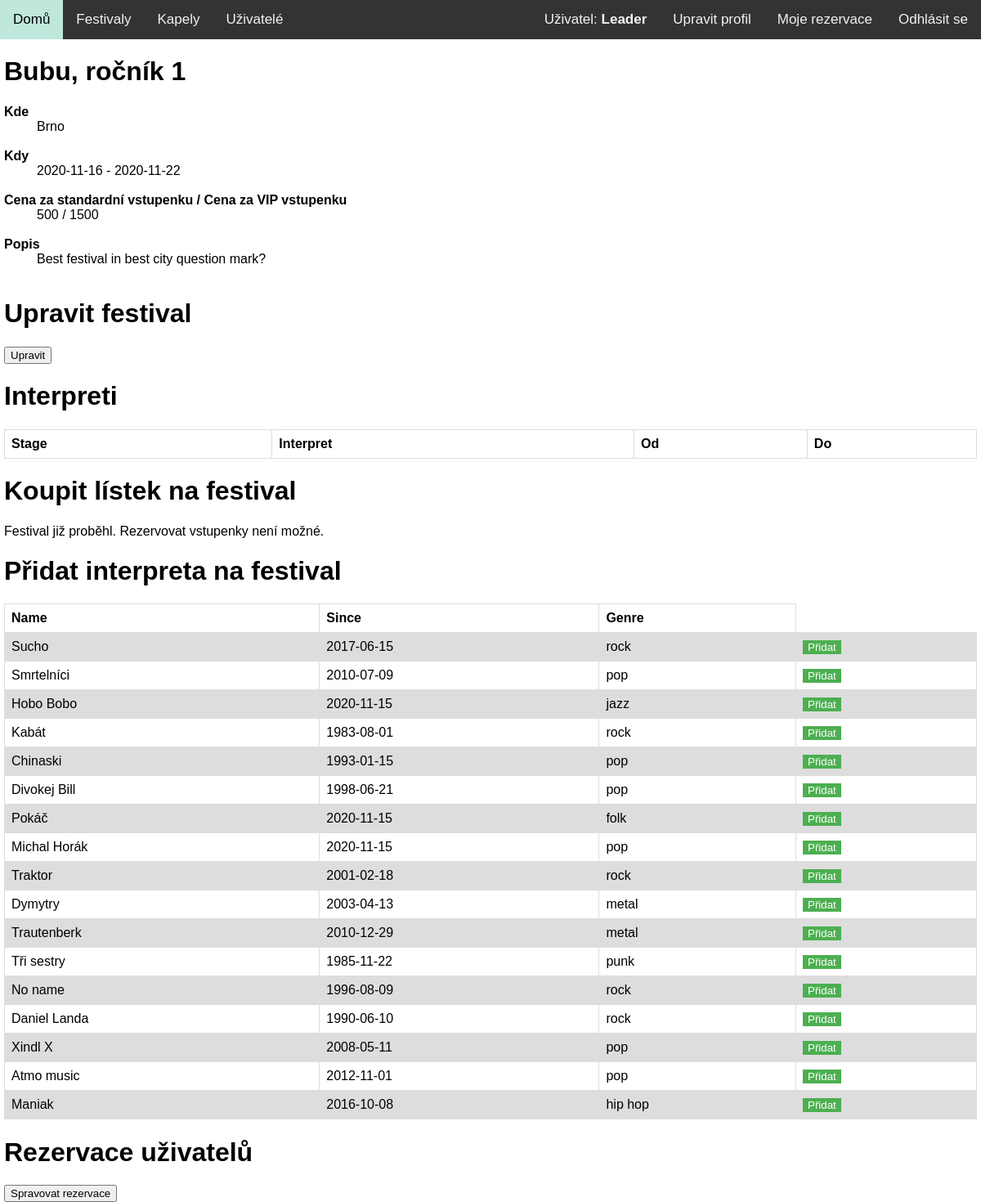
/festivals.php?details=1 (signed in), run on the app's committed database.
### tables this page shows
CREATE TABLE IF NOT EXISTS `Festival` (
  `id` int(1) NOT NULL AUTO_INCREMENT,
  `nazev` varchar(30) NOT NULL,
  `rocnik` int(1) NOT NULL,
  `misto_konani` varchar(30) NOT NULL,
  `datum_od` date NOT NULL,
  `datum_do` date NOT NULL,
  `vstupne_standard` int(1) NOT NULL,
  `vstupne_vip` int(1) NOT NULL,
  `zaplneno` int(1) NOT NULL,
  `kapacita` int(1) NOT NULL,
  `popis` text NOT NULL,
  PRIMARY KEY (`id`),
  UNIQUE KEY `nazev_rocnik` (`nazev`,`rocnik`)
);

CREATE TABLE IF NOT EXISTS `Interpret` (
  `id` int(1) NOT NULL AUTO_INCREMENT,
  `jmeno` varchar(30) NOT NULL,
  `logo_img` varchar(30) DEFAULT NULL,
  `datum_vzniku` date NOT NULL,
  `zanr` varchar(30) NOT NULL,
  PRIMARY KEY (`id`),
  UNIQUE KEY `jmeno` (`jmeno`)
);

### web/festivals.php (the view, shortened to what this page needs)
<?php
    require 'functions.php';
    if (array_key_exists('details', $_GET))
    {
        try {
            $stmt = $pdo->prepare('SELECT * FROM Festival WHERE id = ?');
            $stmt->execute(array($_GET['details']));
            $festival = $stmt->fetch();
        }
        catch (PDOException $e) {
            echo '<h2>Spojení s databází selhalo: ' .$e->getMessage().'</h2>';
        }
        echo "<h1>${festival['nazev']}, ročník ${festival['rocnik']}</h1>\n";
        echo "<p>\n";
        echo "<dl>\n";
        echo "<b><dt>Kde</dt></b>\n";
        echo "<dd>${festival['misto_konani']}<dd><br>\n";
        echo "<b><dt>Kdy</dt></b>\n";
        echo "<dd>${festival['datum_od']} - ${festival['datum_do']}</dd><br>\n";
        echo "<b><dt>Cena za standardní vstupenku / Cena za VIP vstupenku</dt></b>\n";
        echo "<dd>${festival['vstupne_standard']} / ${festival['vstupne_vip']}</dd><br>\n";
        echo "<b><dt>Popis</dt></b>\n";
        echo "<dd>${festival['popis']}</dd><br>\n";
        echo "</dl>\n";
        echo "</p>\n";
        if (has_rights_of('poradatel'))
        {
            echo "<h1>Upravit festival</h1>\n";
            echo "<a href=edit_festival.php?edit=${festival['id']}><button>Upravit</button></a>\n";
        }
        echo "<h1>Interpreti</h1>\n";
        echo "<p>\n";
        echo "<table>\n";
        echo "<tr>";
        foreach (array('Stage', 'Interpret', 'Od', 'Do') as $column)
            echo "<th>${column}</th>";
        echo "</tr>\n";
        echo "</table>\n";
        echo "</p>\n";
        echo "<h1>Koupit lístek na festival</h1>\n";
        echo "<p>\n";
        $datum = date('Y-m-d');
        $datum_do = $festival['datum_do'];
        if ($datum_do < $datum)
            echo "Festival již proběhl. Rezervovat vstupenky není možné.";
        else
            echo "<a href=tickets.php?buy=${festival['id']}><button>Nakupovat</button></a>\n";
        echo "</p>\n";
        if (has_rights_of('poradatel'))
        {
            echo "<h1>Přidat interpreta na festival</h1>\n";
            echo "<table>\n";
            echo "<tr>";
            foreach (array('Name', 'Since', 'Genre') as $column)
                echo "<th>${column}</th>";
            echo "</tr>\n";
            try {
                $rows = $pdo->query('SELECT * FROM Interpret');
            }
            catch (PDOException $e) {
                echo '<h2>Spojení s databází selhalo: ' .$e->getMessage().'</h2>';
            }
            while ($row = $rows->fetch())
            {
                echo "<tr>";
                foreach (array('jmeno', 'datum_vzniku', 'zanr') as $column)
                    echo '<td>', $row[$column], '</td>';
                echo '<td><a href="festivals.php?details=', $_GET['details'], '&amp;add=', $row['id'], '"><button class="button button1">Přidat</button></a></td>';
                echo "</tr>\n";
            }
            echo "</table>\n";
        }
        if (has_rights_of('pokladni'))
        {
            echo "<h1>Rezervace uživatelů</h1>";
            echo '<td><a href="stat_reserv.php?reserv=', $_GET['details'], '"><button>Spravovat rezervace</button></a></td>';
        }
        die();
    }
?>

### web/functions.php (style rules this page uses)
body { margin: 0; font-family: Arial, Helvetica, sans-serif; }
table { font-family: arial, sans-serif; border-collapse: collapse; width: 100%; }
td, th { border: 1px solid #dddddd; text-align: left; padding: 8px; }
tr:nth-child(even) { background-color: #dddddd; }
.button { border: none; color: white; text-align: center; display: inline-block; }
.button1 { background-color: #4CAF50; }

### data on the page
festival: nazev "Bubu", rocnik "1", misto_konani "Brno", datum_od "2020-11-16", datum_do "2020-11-22", vstupne_standard "500", vstupne_vip "1500", popis "Best festival in best city question mark?"
interpret: jmeno "Sucho", datum_vzniku "2017-06-15", zanr "rock"
interpret: jmeno "Smrtelníci", datum_vzniku "2010-07-09", zanr "pop"
interpret: jmeno "Hobo Bobo", datum_vzniku "2020-11-15", zanr "jazz"
interpret: jmeno "Kabát", datum_vzniku "1983-08-01", zanr "rock"
interpret: jmeno "Chinaski", datum_vzniku "1993-01-15", zanr "pop"
interpret: jmeno "Divokej Bill", datum_vzniku "1998-06-21", zanr "pop"
interpret: jmeno "Pokáč", datum_vzniku "2020-11-15", zanr "folk"
interpret: jmeno "Michal Horák", datum_vzniku "2020-11-15", zanr "pop"
interpret: jmeno "Traktor", datum_vzniku "2001-02-18", zanr "rock"
interpret: jmeno "Dymytry", datum_vzniku "2003-04-13", zanr "metal"
interpret: jmeno "Trautenberk", datum_vzniku "2010-12-29", zanr "metal"
interpret: jmeno "Tři sestry", datum_vzniku "1985-11-22", zanr "punk"
interpret: jmeno "No name", datum_vzniku "1996-08-09", zanr "rock"
interpret: jmeno "Daniel Landa", datum_vzniku "1990-06-10", zanr "rock"
interpret: jmeno "Xindl X", datum_vzniku "2008-05-11", zanr "pop"
interpret: jmeno "Atmo music", datum_vzniku "2012-11-01", zanr "pop"
interpret: jmeno "Maniak", datum_vzniku "2016-10-08", zanr "hip hop"

### other printed values
$_SESSION['user'] "Leader"
column "Stage"
column "Interpret"
column "Od"
column "Do"
column "Name"
column "Since"
column "Genre"
